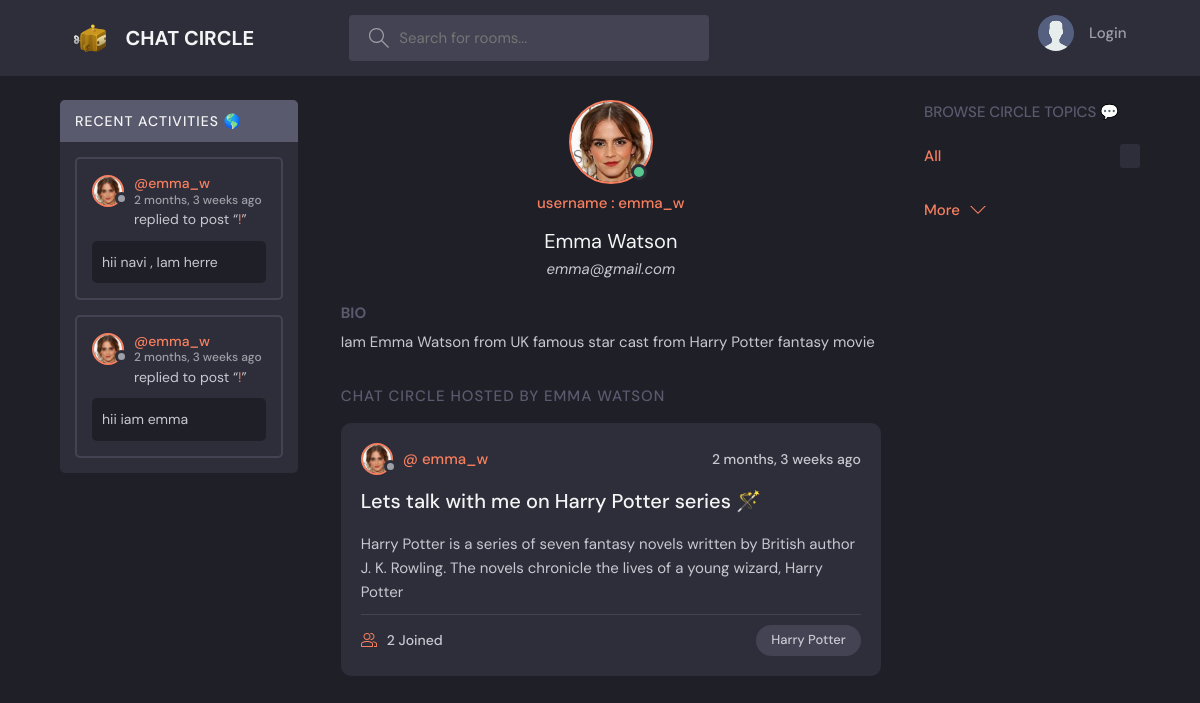
Before: /profile/4/ with the older database file.
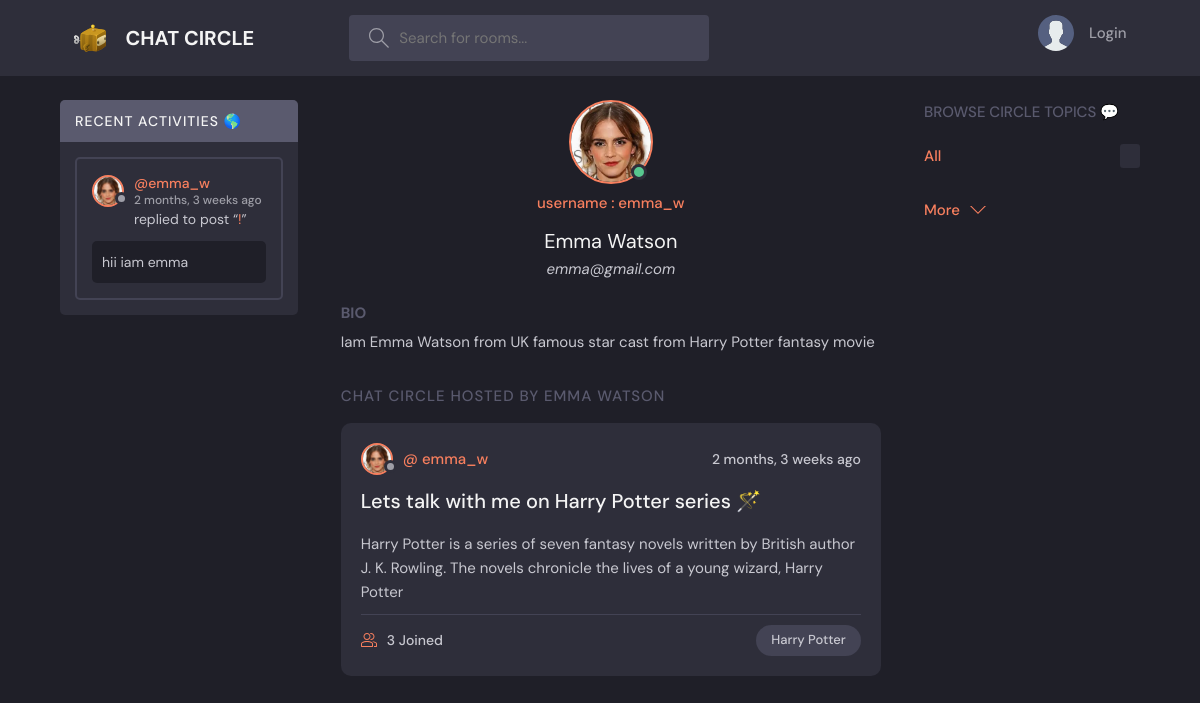
After: the same page with the newer database file.
### base/models.py (models this page shows, shortened)
class Messege(models.Model):
    user = models.ForeignKey(User ,on_delete=models.CASCADE)
    room = models.ForeignKey(Room , on_delete=models.CASCADE)
    body = models.TextField()
    updated = models.DateTimeField(auto_now=True)
    created = models.DateTimeField(auto_now_add=True)
    class Meta:
        ordering = ["-updated" , "-created"]

class User(AbstractUser):
    name = models.CharField(max_length=200 , null=True)
    email = models.EmailField(unique=True , null=True)
    bio = models.TextField(null=True)
    avatar = models.ImageField(null=True , default="avatar.svg")
    USERNAME_FIELD = 'email'
    REQUIRED_FIELDS = ['username']
    def __str__(self):
        return self.username or self.email

class Room(models.Model):
    host =  models.ForeignKey(User , on_delete=models.SET_NULL , null=True)
    topic = models.ForeignKey(Topic , on_delete=models.SET_NULL , null=True)
    name = models.CharField(max_length=200)
    description = models.TextField(null=True , blank=True)
    participants = models.ManyToManyField(User , related_name='participants' , blank=True)
    updated = models.DateTimeField(auto_now=True)
    created = models.DateTimeField(auto_now_add= True)
    class Meta:
        ordering = ["-updated" , "-created"]

class Topic(models.Model):
    name = models.CharField(max_length=200)

### base/views.py (the view)
# urls.py: path('profile/<str:pk>/' , views.user_profile , name="user-profile"),
def user_profile(request , pk):
    user = User.objects.get(id = pk)
    room_messeges = user.messege_set.all()
    rooms = user.room_set.all()
    topic  = Topic.objects.all()
    context ={'user' : user , 'rooms' : rooms ,'room_messeges' :room_messeges , 'topic' : topic}
    return render(request , 'base/profile.html', context )

### base/templates/base/profile.html (shortened to what this page needs)
{% extends 'index.html'%}
{% block content %}
<main class="profile-page layout layout--3">
    <div class="container">
      {%include 'base/activity_component.html'%}
      <div class="roomList">
        <div class="profile">
          <div class="profile__avatar">
            <div class="avatar avatar--large active">
              <img src="{{user.avatar.url}}" />
            </div>
          </div>
          <div class="profile__info">
            <p><small >username : </small> {{user.username}}  </p>
            <h3>{{user.name}}</h3>
            <i> {{user.email}}</i>
          </div>
          <div class="profile__about">
            <h3>Bio</h3>
            <p>
              {{user.bio}}
            </p>
          </div>
        </div>
        <div class="roomList__header">
          <div>
            <h2>Chat Circle Hosted by {{user.name}}</a>
            </h2>
          </div>
        </div>
        {%include 'base/feed_component.html'%}
      </div>
      {% include 'base/topic_components.html' %}
    </div>
  </main>
{% endblock content%}

### base/templates/base/activity_component.html (shortened to what this page needs)
<div class="activities">
    <div class="activities__header">
      <h2>Recent Activities  🌎 </h2>
    </div>
    {% for messege in room_messeges %}
    <div class="activities__box">
      <div class="activities__boxHeader roomListRoom__header">
        <a href="{% url 'user-profile' messege.user.id%}" class="roomListRoom__author">
          <div class="avatar avatar--small">
            <img src="{{messege.user.avatar.url}}" />
          </div>
          <p>
            @{{messege.user}}
            <span>{{messege.created|timesince}} ago</span>
          </p>
        </a>
      </div>
      <div class="activities__boxContent">
        <p>replied to post “<a href="{%url 'room' messege.room.id%}">{{message.room}}!</a>”</p>
        <div class="activities__boxRoomContent">
            {{messege.body}}
        </div>
      </div>
    </div>
    {% endfor %}
</div>

### base/templates/base/feed_component.html (shortened to what this page needs)
{% for room in rooms %}
<div class="roomListRoom">
    <div class="roomListRoom__header">
      <a href="{%url 'user-profile' room.host.id %}" class="roomListRoom__author">
        <div class="avatar avatar--small">
          <img src="{{room.host.avatar.url}}" />
        </div>
        <span>@ {{room.host.username}}</span>
      </a>
      <div class="roomListRoom__actions">
        <span>{{room.created|timesince}} ago</span>
      </div>
    </div>
    <div class="roomListRoom__content">
      <a href="{%url 'room' room.id %}">{{room.name}}</a>
      <p>
        {{room.description}}
      </p>
    </div>
    <div class="roomListRoom__meta">
      <a href="{%url 'room' room.id %}" class="roomListRoom__joined">
        {{room.participants.all.count }} Joined
      </a>
      <p class="roomListRoom__topic">{{room.topic.name}}</p>
    </div>
  </div>
{% endfor %}

Changed rows visible on the page:
removed Messege: user.avatar (picture), user "emma_w", created "2 months, 3 weeks", body "hii navi , Iam herre"
computed for Room "Lets talk with me on Harry Potter series 🪄": participants.all.count "2" → "3"
